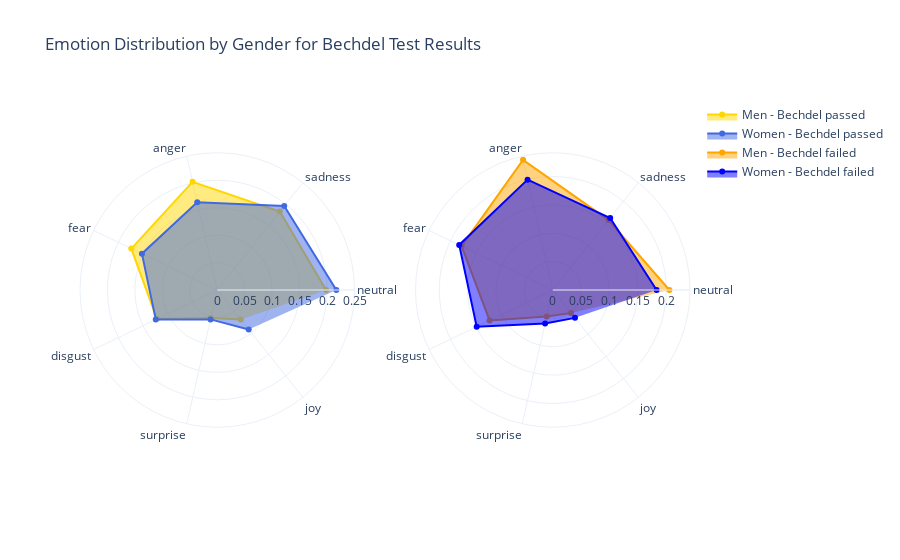

Here is the notebook cell this chart was saved with:
### Code cell
df_bechdel_graph = preprocessing_bechdel_for_radar_graph(movies_complete_df)
graph_emotions_bechdel_combined(df_bechdel_graph)

### Figure 1 — Plotly figure (JSON) as saved in the notebook; plotly's stock layout.template omitted (floating-point values rounded to 4 significant figures)
{"data": [{"fill": "toself", "marker": {"color": "gold"}, "name": "Men - Bechdel passed", "r": [0.1982, 0.1827, 0.2021, 0.1737, 0.122, 0.05247, 0.06883], "subplot": "polar", "theta": ["neutral", "sadness", "anger", "fear", "disgust", "surprise", "joy"], "type": "scatterpolar"}, {"fill": "toself", "marker": {"color": "royalblue"}, "name": "Women - Bechdel passed", "r": [0.2169, 0.1957, 0.164, 0.1523, 0.1243, 0.05489, 0.09194], "subplot": "polar", "theta": ["neutral", "sadness", "anger", "fear", "disgust", "surprise", "joy"], "type": "scatterpolar"}, {"fill": "toself", "marker": {"color": "orange"}, "name": "Men - Bechdel failed", "r": [0.2055, 0.1576, 0.2353, 0.1784, 0.1236, 0.04794, 0.0517], "subplot": "polar2", "theta": ["neutral", "sadness", "anger", "fear", "disgust", "surprise", "joy"], "type": "scatterpolar"}, {"fill": "toself", "marker": {"color": "blue"}, "name": "Women - Bechdel failed", "r": [0.183, 0.1623, 0.1995, 0.183, 0.1488, 0.0606, 0.06282], "subplot": "polar2", "theta": ["neutral", "sadness", "anger", "fear", "disgust", "surprise", "joy"], "type": "scatterpolar"}], "layout": {"polar": {"domain": {"x": [0, 0.45], "y": [0, 1]}, "radialaxis": {"range": [0, 0.25], "visible": true}}, "polar2": {"domain": {"x": [0.55, 1], "y": [0, 1]}}, "showlegend": true, "title": {"text": "Emotion Distribution by Gender for Bechdel Test Results"}}}
